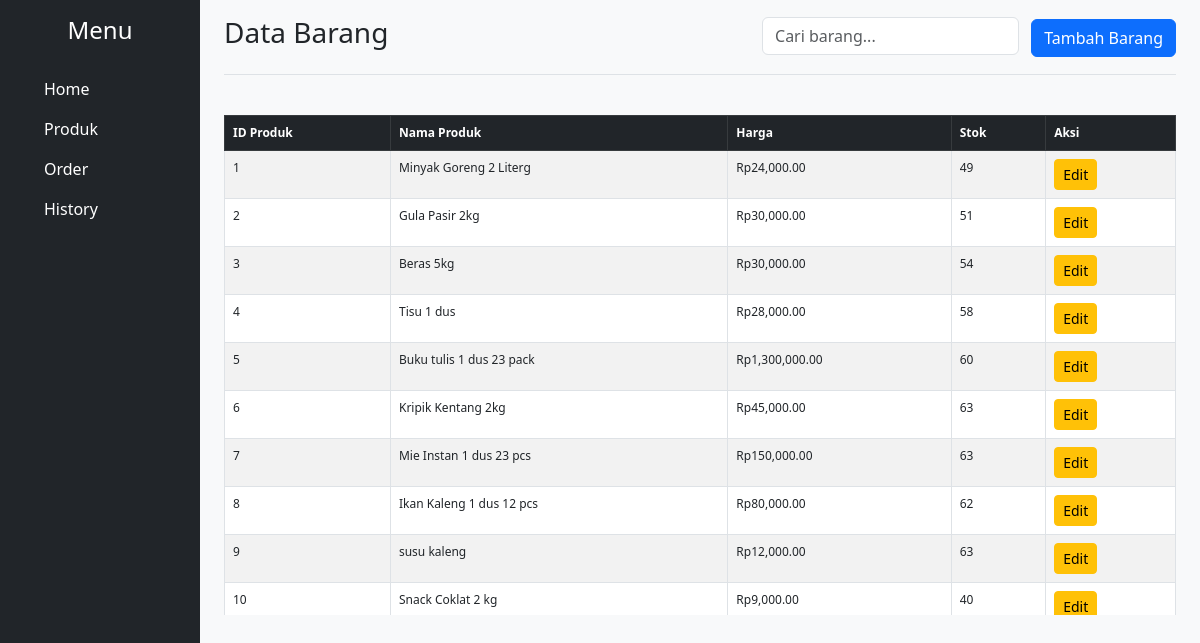
Screenshot of /barang.php with the database file from the repository.
### tables this page shows
CREATE TABLE `barang` (
  `idproduk` int NOT NULL,
  `nama_produk` varchar(30) NOT NULL,
  `harga` decimal(10,2) NOT NULL,
  `stok` int NOT NULL
);

### barang.php (the view, shortened to what this page needs)
<?php
$header = '
<div class="d-flex justify-content-between align-items-center py-3 border-bottom">
    <h3>Data Barang</h3>
    <div>
        <input type="text" id="search" class="form-control d-inline w-auto" placeholder="Cari barang...">
        <button class="btn btn-primary ms-2" onclick="window.location.href=\'tambah_barang.php\'">Tambah Barang</button>
    </div>
</div>';
include 'koneksi.php';
$result = $conn->query("SELECT * FROM barang");
$content = '
<div class="table-responsive mt-4" style="max-height: 500px; overflow-y: auto;">
    <table class="table table-striped table-bordered">
        <thead class="table-dark">
            <tr>
                <th>ID Produk</th>
                <th>Nama Produk</th>
                <th>Harga</th>
                <th>Stok</th>
                <th>Aksi</th>
            </tr>
        </thead>
        <tbody id="barang-table">';
while ($row = $result->fetch_assoc()) {
    $content .= "<tr>
        <td>{$row['idproduk']}</td>
        <td>{$row['nama_produk']}</td>
        <td>Rp" . number_format($row['harga'], 2) . "</td>
        <td>{$row['stok']}</td>
        <td>
            <a href='edit_barang.php?id={$row['idproduk']}' class='btn btn-warning btn-sm'>Edit</a>
        </td>
    </tr>";
}
$content .= '
        </tbody>
    </table>
</div>';
$content .= '
<script>
    // Search functionality
    document.getElementById("search").addEventListener("input", function() {
        const searchValue = this.value.toLowerCase();
        const tableRows = document.querySelectorAll("#barang-table tr");
        tableRows.forEach(row => {
            const rowText = row.textContent.toLowerCase();
            row.style.display = rowText.includes(searchValue) ? "" : "none";
        });
    });
</script>';
include 'template.php';
?>

### template.php (shortened to what this page needs)
<!DOCTYPE html>
<html lang="en">
<head>
    <link href="https://cdn.jsdelivr.net/npm/bootstrap@5.3.0-alpha3/dist/css/bootstrap.min.css" rel="stylesheet">
</head>
<body class="bg-light">
    <div class="container-fluid">
        <div class="row">
            <nav class="col-md-2 d-md-block bg-dark text-white vh-100">
                <div class="position-sticky p-3">
                    <h4 class="text-center text-white mb-4">Menu</h4>
                    <ul class="nav flex-column">
                        <li class="nav-item">
                            <a class="nav-link text-white" href="index.php">Home</a>
                        </li>
                        <li class="nav-item">
                            <a class="nav-link text-white" href="barang.php">Produk</a>
                        </li>
                        <li class="nav-item">
                            <a class="nav-link text-white" href="transaksi.php">Order</a>
                        </li>
                        <li class="nav-item">
                            <a class="nav-link text-white" href="riwayat.php">History</a>
                        </li>
                    </ul>
                </div>
            </nav>
            <main class="col-md-10 ms-sm-auto px-md-4">
                <?php if (isset($header)) {
                    echo $header;
                } ?>
                <div class="py-3">
                    <?php if (isset($content)) {
                        echo $content;
                    } ?>
                </div>
            </main>
        </div>
    </div>
</body>
</html>

### template.php (style rules this page uses)
table { font-size: 12px; }
table th, table td { padding: 4px; }

### rows the page displays
barang: idproduk "1", nama_produk "Minyak Goreng 2 Literg", harga "24,000.00", stok "49"
barang: idproduk "2", nama_produk "Gula Pasir 2kg", harga "30,000.00", stok "51"
barang: idproduk "3", nama_produk "Beras 5kg", harga "30,000.00", stok "54"
barang: idproduk "4", nama_produk "Tisu 1 dus", harga "28,000.00", stok "58"
barang: idproduk "5", nama_produk "Buku tulis 1 dus 23 pack", harga "1,300,000.00", stok "60"
barang: idproduk "6", nama_produk "Kripik Kentang 2kg", harga "45,000.00", stok "63"
barang: idproduk "7", nama_produk "Mie Instan 1 dus 23 pcs", harga "150,000.00", stok "63"
barang: idproduk "8", nama_produk "Ikan Kaleng 1 dus 12 pcs", harga "80,000.00", stok "62"
barang: idproduk "9", nama_produk "susu kaleng", harga "12,000.00", stok "63"
barang: idproduk "10", nama_produk "Snack Coklat 2 kg", harga "9,000.00", stok "40"
